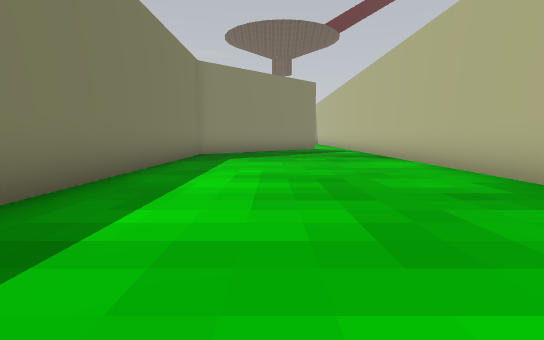
view 1 (above)

24 first-person views from a walk through a Unity game level. The camera is 1.2 m above the floor, tilts 6° down and sees 80° across. The floor is counted in squares, 2 m on a side. Each view is taken from the middle of a square. On the plan, view 1 faces up. The plan holds only what a view shows up to about 10 squares ahead; the rest is blank. The place goes on beyond the plan. Some surface patterns are stand-ins.

view 2
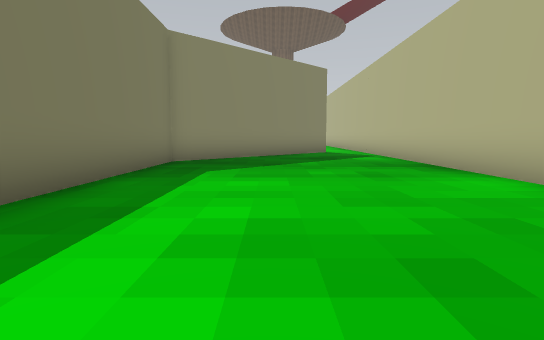

view 3
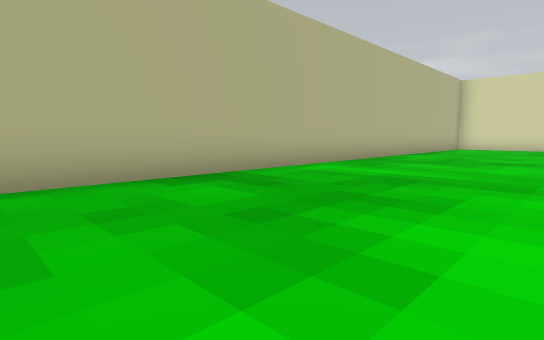

view 4
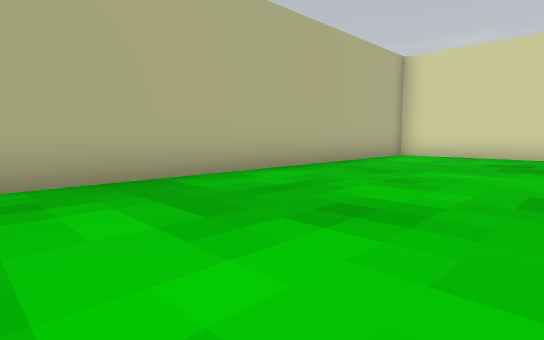

view 5
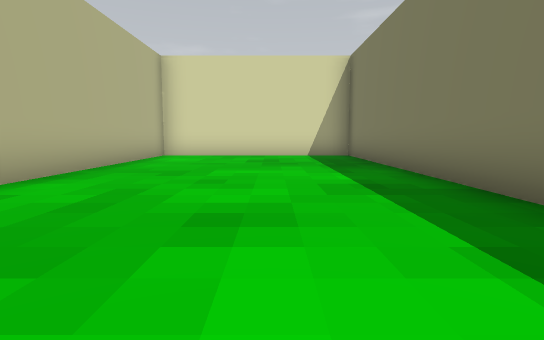

view 6
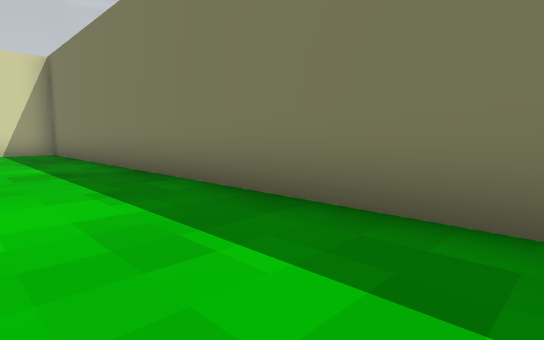

view 7
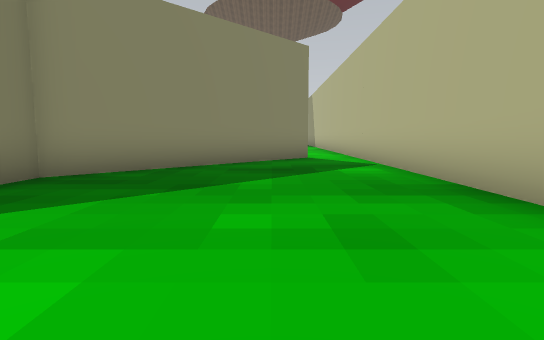

view 8
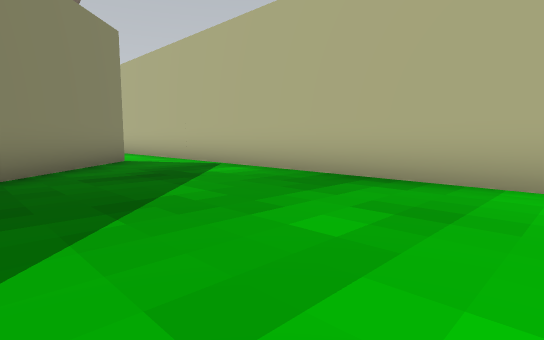

view 9
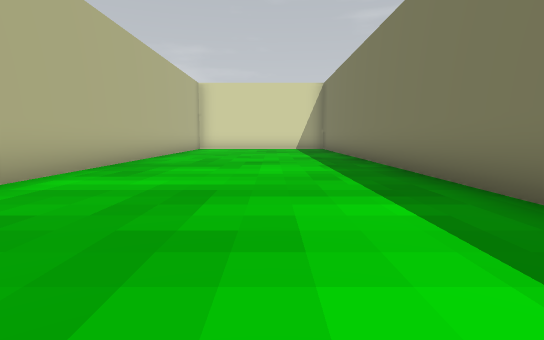

view 10
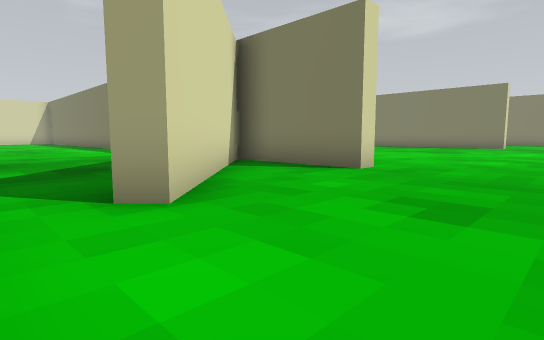

view 11
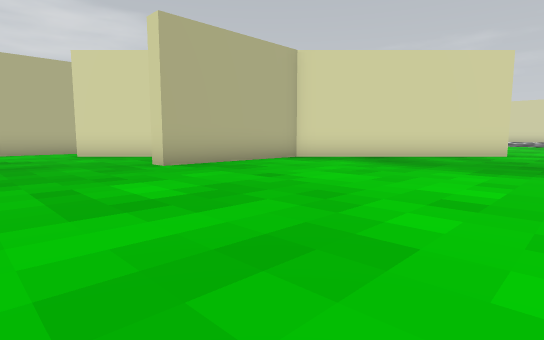

view 12
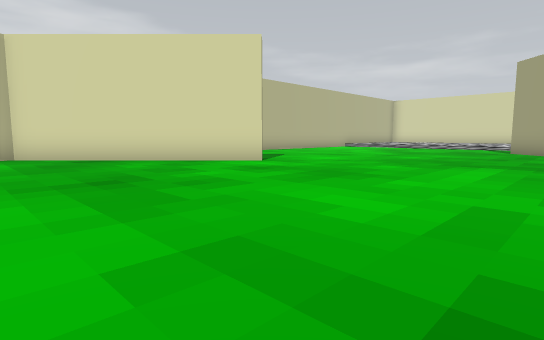

view 13
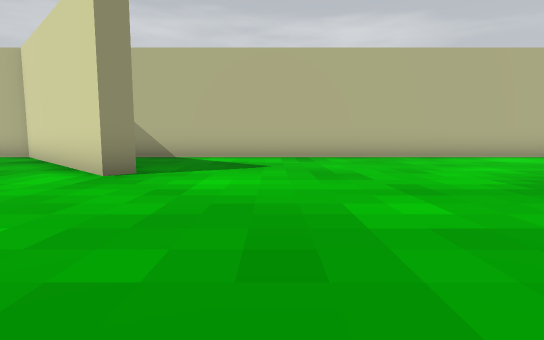

view 14
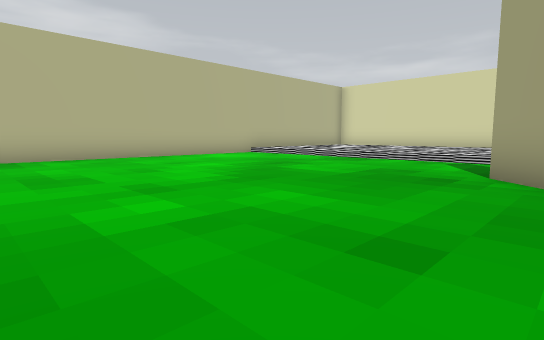

view 15
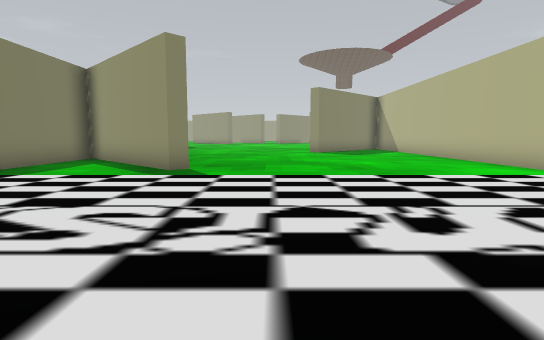

view 16
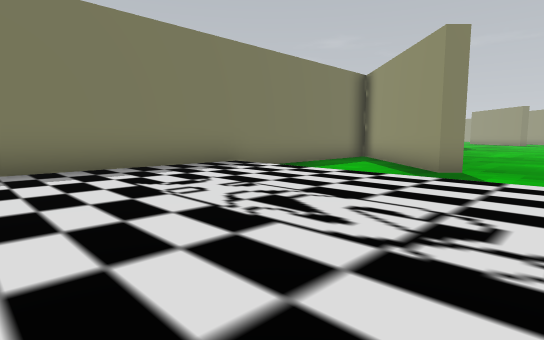

view 17
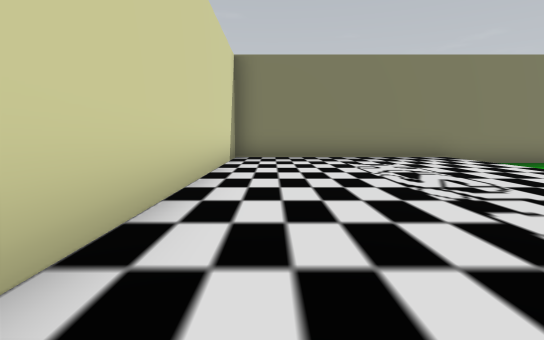

view 18
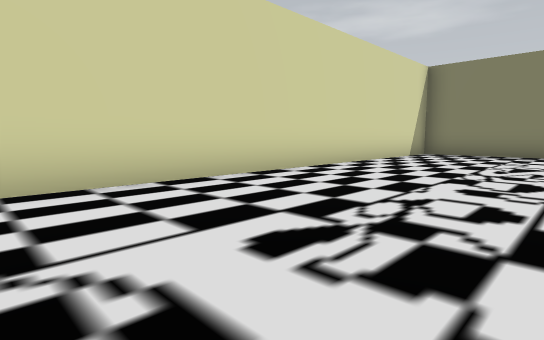

view 19
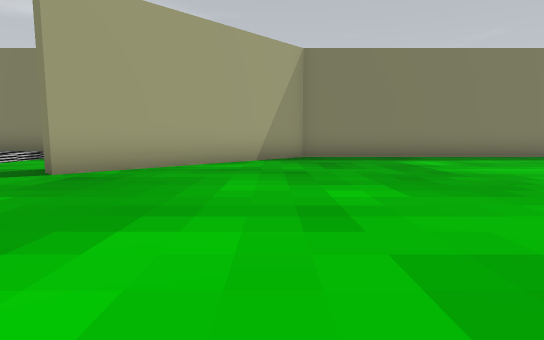

view 20
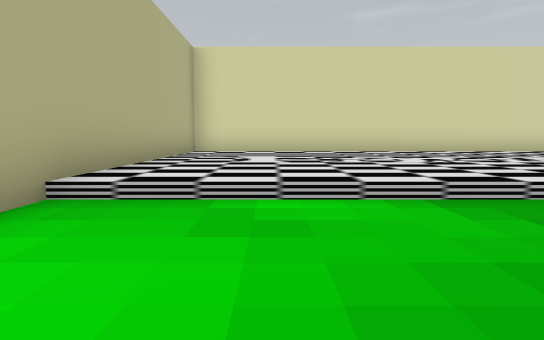

view 21
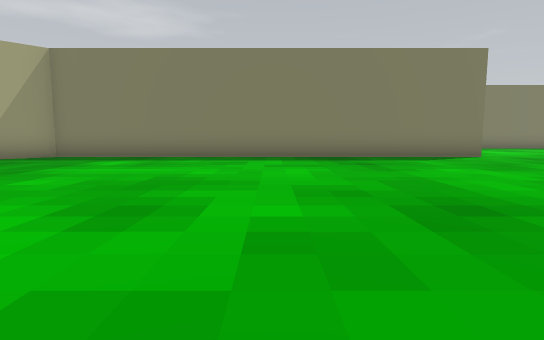

view 22
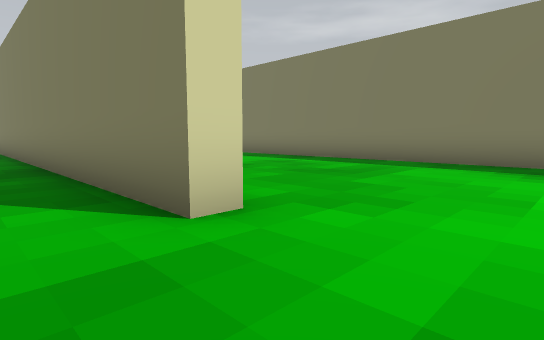

view 23
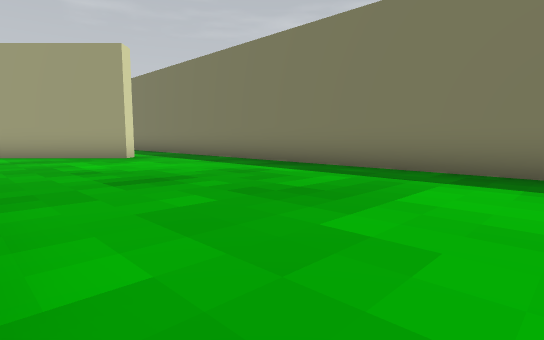

view 24
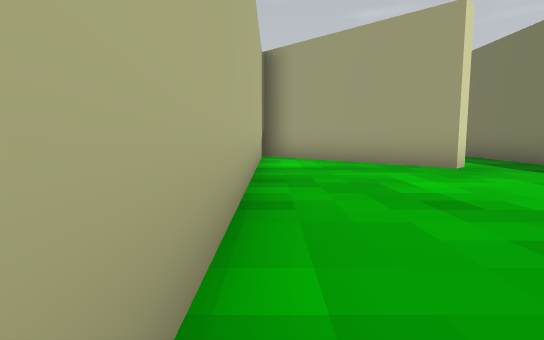

### Floor plan
Key: @ floor where view 1 was taken; # wall or solid block; . main floor; : floor 0.25 m higher than the main floor; / step, stairs or slope.
Columns run from 22 left of view 1 to 4 right of it. Each row starts with its distance up from view 1.
 18              ...... ......
 17    ......    .............#
 16 #........    .............#
 15 #.........   ..........#..#
 14 #......#...  ......##.##..#
 13 #......#............###...#
 12 #......#............##....#
 11 #......#............#.....#
 10 #......#..........###.....#
  9 #......#.........## #.....#
  8 #......#........##  #.....#
  7 #..#...#.......##...#.....#
  6 #..#...#............#.....#
  5 #. ##..#............#.....#
  4 #.  ##.#............#.....#
  3 #    ###............#.....#
  2        #............#.....#
  1        ##...........#.....#
  0        ###..........#.@...#
 -1        #.###........#.....#
 -2        #............#.....#
 -3        #............#.....#
 -4        #////////////#.....#
 -5        #::::::::::::#.....#
 -6        #::::::::::::#.....#
 -7        #::::::::::::#.....#
 -8        #::::::::::::#.....#
 -9        #::::::::::::#.....#
-10        ####################

Where each view was taken, in squares from view 1:
view 1: 0 up, 0 right, facing up
view 2: 3 up, 0 right, facing up
view 3: 6 up, 1 left, facing down-right
view 4: 0 up, 1 left, facing down-right
view 5: 0 up, 0 right, facing down
view 6: 2 up, 0 right, facing down-left
view 7: 6 up, 1 right, facing up
view 8: 7 up, 1 left, facing up-right
view 9: 5 up, 0 right, facing down
view 10: 18 up, 3 right, facing down-left
view 11: 18 up, 9 left, facing down-right
view 12: 12 up, 13 left, facing down-right
view 13: 4 up, 12 left, facing right
view 14: 4 up, 12 left, facing down-right
view 15: 9 down, 9 left, facing up
view 16: 9 down, 9 left, facing up-left
view 17: 9 down, 6 left, facing left
view 18: 6 down, 4 left, facing down-left
view 19: 2 up, 6 left, facing left
view 20: 1 down, 5 left, facing down
view 21: 9 up, 6 left, facing left
view 22: 17 up, 14 left, facing down-left
view 23: 16 up, 16 left, facing down-left
view 24: 13 up, 16 left, facing down
